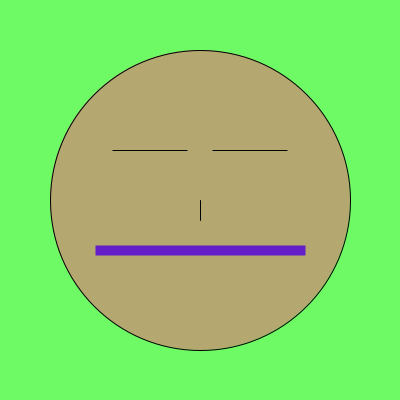
Frame 1 (no input)
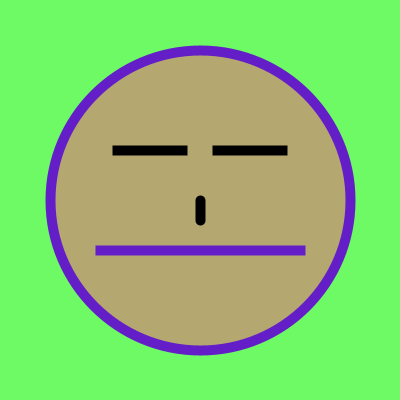
Frame 60 (the mouse pressed at the canvas centre just before this capture)
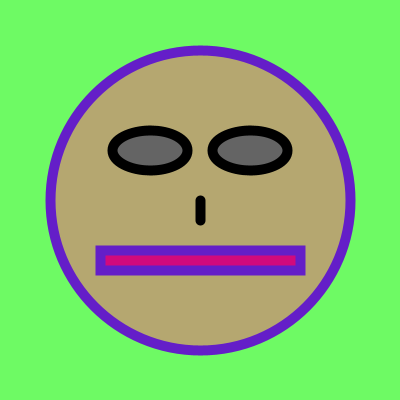
Frame 120 (the mouse held since frame 60 and released just before this capture)

The Processing sketch that drew these frames (run headless with seeded random() and noise(); from frame 60 on, the mouse is pressed at the canvas centre):

// Processing sketch: processing_92313
// ── processing_92313.pde

void setup() {
  size(400, 400);
}

void draw() {
  background(110, 250, 100, 250);
  fill(420, 80, 125, 124);
  ellipse(200, 200, 300, 300);
  stroke(0);
  fill(100);
  ellipse(150, 150, 75, mouseX / 5);
  ellipse(250, 150, 75, mouseY / 5);
  line(200, 200, 200, 220);
  smooth(4);
  strokeWeight(10);
  fill(209, 10, 125);
  stroke(100, 30, 200);
  rect(100, 250, 200, mouseX / 10);
}
